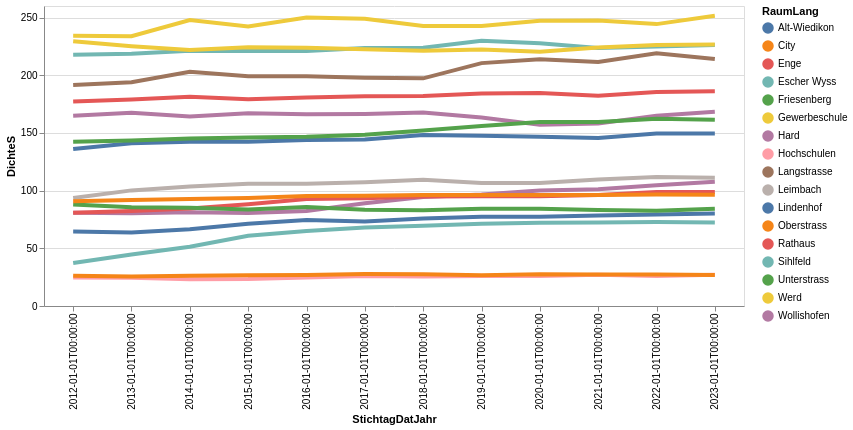

Notebook code for this chart:
### Code cell
# df_statzonen = df_statzonen[(df_statzonen.knr>0) & (df_statzonen.qname!="Hirslanden")]
#aktuellesJahr[[aktuellesJahr.KreisSort =7]])
highlight = alt.selection(type='single', on='mouseover',
                          fields=['RaumLang'], nearest=True)
#x='date:StichtagDatJahr',
base = alt.Chart(mySelection).encode(
    x='StichtagDatJahr:N',
    y='DichteS',
    color='RaumLang'
)

points = base.mark_circle().encode(
    opacity=alt.value(0)
).add_selection(
    highlight
).properties(
    width=700 , height=300
)
lines = base.mark_line().encode(
    size=alt.condition(~highlight, alt.value(1.5), alt.value(4))
).interactive()

points + lines

### Figure 1 — Vega-Lite specification as saved in the notebook (floating-point values rounded to 4 significant figures; data arrays with more than 128 entries replaced by an {"elided": "..."} marker saying what was removed)
{"config": {"view": {"continuousWidth": 300, "continuousHeight": 300}}, "layer": [{"mark": {"type": "circle"}, "encoding": {"color": {"field": "RaumLang", "type": "nominal"}, "opacity": {"value": 0}, "x": {"field": "StichtagDatJahr", "type": "nominal"}, "y": {"field": "DichteS", "type": "quantitative"}}, "name": "view_1"}, {"mark": {"type": "line"}, "encoding": {"color": {"field": "RaumLang", "type": "nominal"}, "size": {"condition": {"test": {"not": {"param": "param_1"}}, "value": 1.5}, "value": 4}, "x": {"field": "StichtagDatJahr", "type": "nominal"}, "y": {"field": "DichteS", "type": "quantitative"}}, "name": "view_2"}], "data": {"name": "data-cbb1a7523a6f2f3807d4a97d6a0016f8"}, "height": 300, "params": [{"name": "param_1", "select": {"type": "point", "fields": ["RaumLang"], "nearest": true, "on": "mouseover"}, "views": ["view_1"]}, {"name": "param_2", "select": {"type": "interval", "encodings": ["x", "y"]}, "bind": "scales", "views": ["view_2"]}], "width": 700, "$schema": "https://vega.github.io/schema/vega-lite/v5.8.0.json", "datasets": {"data-cbb1a7523a6f2f3807d4a97d6a0016f8": {"elided": "204 records"}}}
